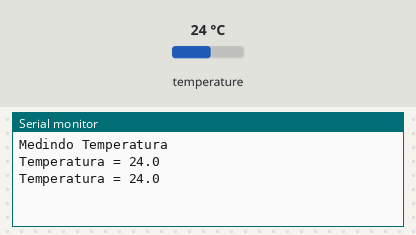
Recording of a sketch running on a simulated Arduino Uno, built with avr-gcc and run on an emulated ATmega328P. Shown: the last lines printed to the serial monitor. Inputs (shaded band) come from the test bench; at power-on: temperature 24 °C.

Above: at 3.3 s.
3.4 s: temperature set to 12 °C
At 5.3 s:
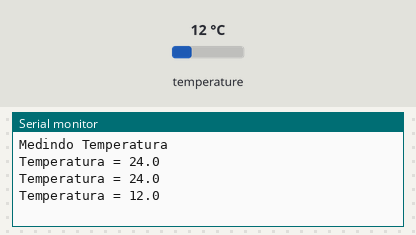
5.9 s: temperature set to 19 °C
At 6.6 s:
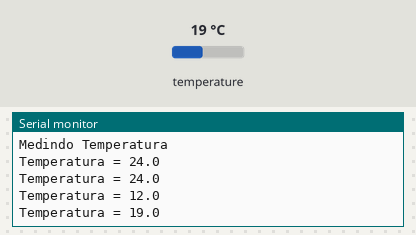
Timing chart, 0 to 8.9 s (numbered marks = the images above; inputs shaded):
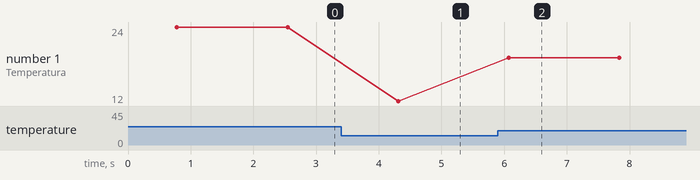

The sketch:

teste_temperatura.ino
```cpp
#include <OneWire.h> // É preciso instalar essas bibliotecas
#include <DallasTemperature.h> // É preciso instalar essas bibliotecas

const int PINO_ONEWIRE = 12;
OneWire oneWire(PINO_ONEWIRE);
DallasTemperature sensor(&oneWire);
DeviceAddress endereco_temp;

void setup() {
  Serial.begin(9600);
  Serial.println("Medindo Temperatura");
  sensor.begin();

  if (!sensor.getAddress(endereco_temp, 0)) {
    Serial.println("SENSOR NAO CONECTADO");
    while (1); // Stop the program
  }
}


void loop() {
  sensor.requestTemperatures();
  Serial.print("Temperatura = ");
  Serial.println(sensor.getTempC(endereco_temp), 1);
  delay(1000);
}
```

Measured:
- after the input at 3.4 s, the serial monitor: prints a new line after 0.91 s (image 1)
- after the input at 5.9 s, the serial monitor: prints a new line after 0.17 s (image 2)
- plotted number 1: 24 → 12 after the input at 3.4 s, 12 → 19 after the input at 5.9 s
